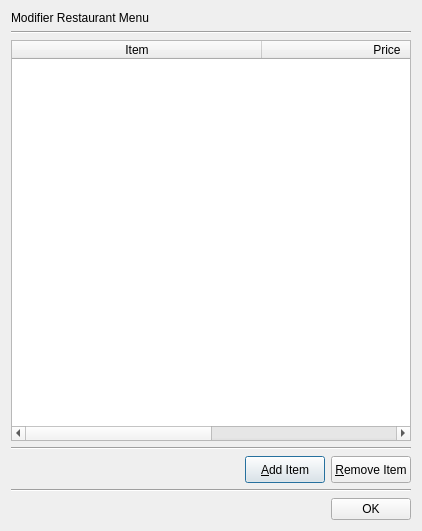
<?xml version="1.0" encoding="UTF-8"?>
<ui version="4.0">
 <class>editRestaurant</class>
 <widget class="QDialog" name="editRestaurant">
  <property name="geometry">
   <rect>
    <x>0</x>
    <y>0</y>
    <width>422</width>
    <height>531</height>
   </rect>
  </property>
  <property name="windowTitle">
   <string>Restaurant Manager</string>
  </property>
  <layout class="QGridLayout" name="gridLayout">
   <item row="0" column="0">
    <widget class="QLabel" name="label">
     <property name="text">
      <string>&lt;html&gt;&lt;head/&gt;&lt;body&gt;&lt;p&gt;Modifier Restaurant Menu&lt;/p&gt;&lt;/body&gt;&lt;/html&gt;</string>
     </property>
    </widget>
   </item>
   <item row="1" column="0">
    <widget class="Line" name="line">
     <property name="orientation">
      <enum>Qt::Horizontal</enum>
     </property>
    </widget>
   </item>
   <item row="2" column="0">
    <widget class="QTableWidget" name="restTable">
     <property name="editTriggers">
      <set>QAbstractItemView::NoEditTriggers</set>
     </property>
     <property name="tabKeyNavigation">
      <bool>false</bool>
     </property>
     <property name="showDropIndicator" stdset="0">
      <bool>false</bool>
     </property>
     <property name="dragDropOverwriteMode">
      <bool>false</bool>
     </property>
     <property name="alternatingRowColors">
      <bool>true</bool>
     </property>
     <property name="sortingEnabled">
      <bool>true</bool>
     </property>
     <property name="wordWrap">
      <bool>true</bool>
     </property>
     <property name="cornerButtonEnabled">
      <bool>true</bool>
     </property>
     <attribute name="horizontalHeaderDefaultSectionSize">
      <number>250</number>
     </attribute>
     <attribute name="horizontalHeaderStretchLastSection">
      <bool>true</bool>
     </attribute>
     <column>
      <property name="text">
       <string>Item</string>
      </property>
     </column>
     <column>
      <property name="text">
       <string>Price</string>
      </property>
     </column>
    </widget>
   </item>
   <item row="3" column="0">
    <widget class="Line" name="line_3">
     <property name="orientation">
      <enum>Qt::Horizontal</enum>
     </property>
    </widget>
   </item>
   <item row="4" column="0">
    <layout class="QHBoxLayout" name="horizontalLayout">
     <item>
      <spacer name="horizontalSpacer">
       <property name="orientation">
        <enum>Qt::Horizontal</enum>
       </property>
       <property name="sizeHint" stdset="0">
        <size>
         <width>40</width>
         <height>20</height>
        </size>
       </property>
      </spacer>
     </item>
     <item>
      <widget class="QPushButton" name="addItem">
       <property name="minimumSize">
        <size>
         <width>0</width>
         <height>27</height>
        </size>
       </property>
       <property name="text">
        <string>&amp;Add Item</string>
       </property>
      </widget>
     </item>
     <item>
      <widget class="QPushButton" name="removeItem">
       <property name="minimumSize">
        <size>
         <width>0</width>
         <height>27</height>
        </size>
       </property>
       <property name="text">
        <string>&amp;Remove Item</string>
       </property>
      </widget>
     </item>
    </layout>
   </item>
   <item row="5" column="0">
    <widget class="Line" name="line_2">
     <property name="orientation">
      <enum>Qt::Horizontal</enum>
     </property>
    </widget>
   </item>
   <item row="6" column="0">
    <layout class="QHBoxLayout" name="horizontalLayout_2">
     <item>
      <spacer name="horizontalSpacer_2">
       <property name="orientation">
        <enum>Qt::Horizontal</enum>
       </property>
       <property name="sizeHint" stdset="0">
        <size>
         <width>40</width>
         <height>20</height>
        </size>
       </property>
      </spacer>
     </item>
     <item>
      <widget class="QPushButton" name="okButton">
       <property name="text">
        <string>OK</string>
       </property>
      </widget>
     </item>
    </layout>
   </item>
  </layout>
 </widget>
 <resources/>
 <connections/>
</ui>
